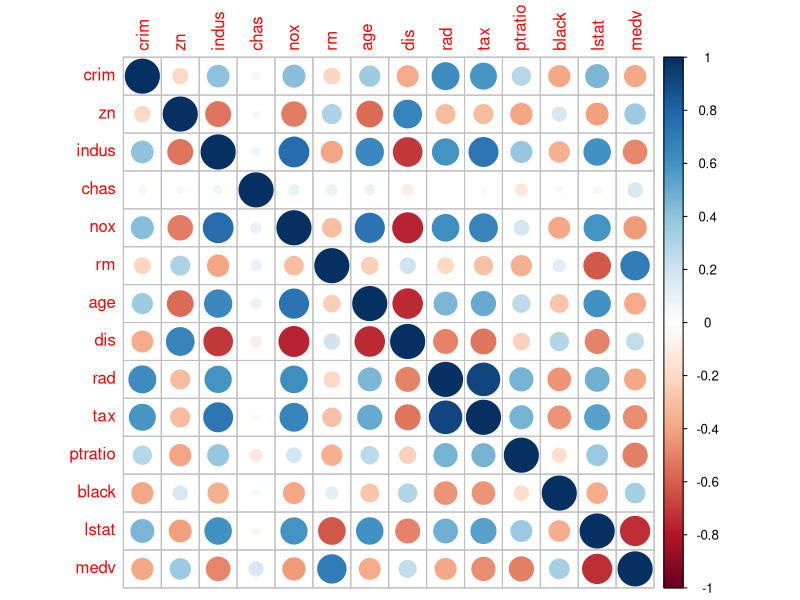
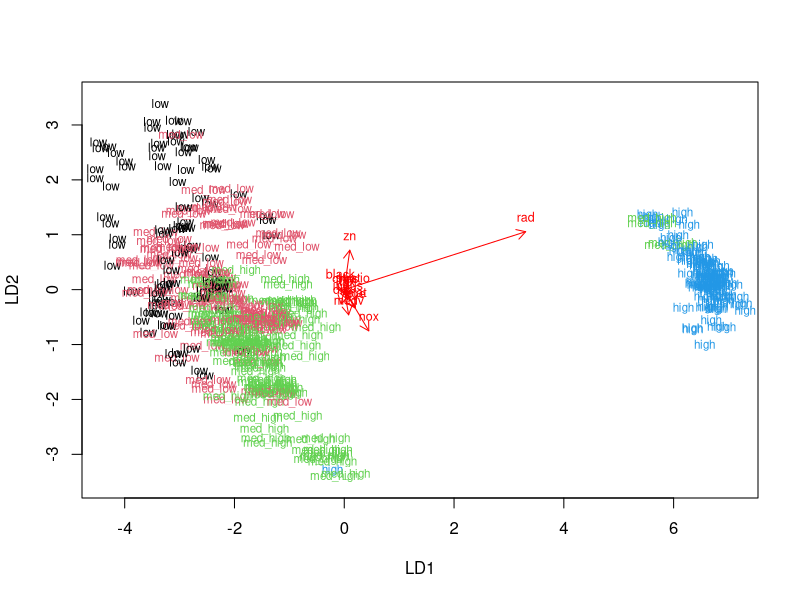
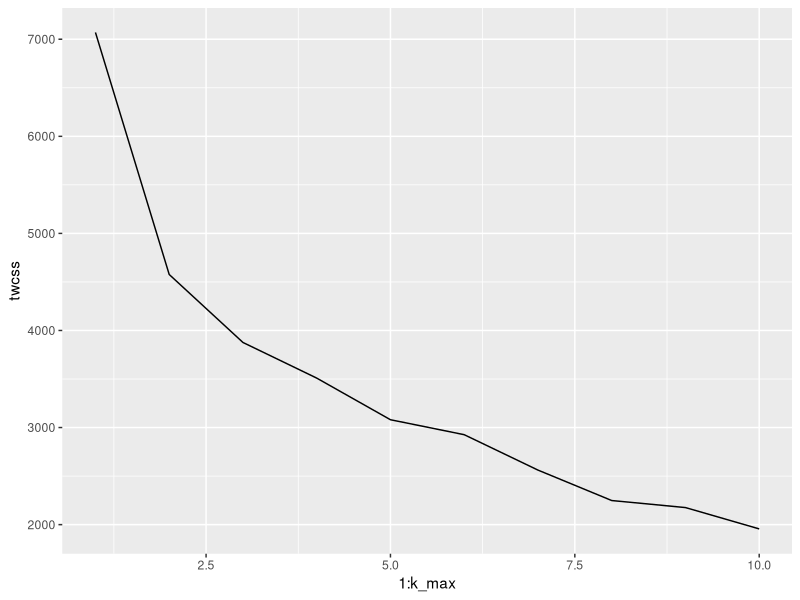
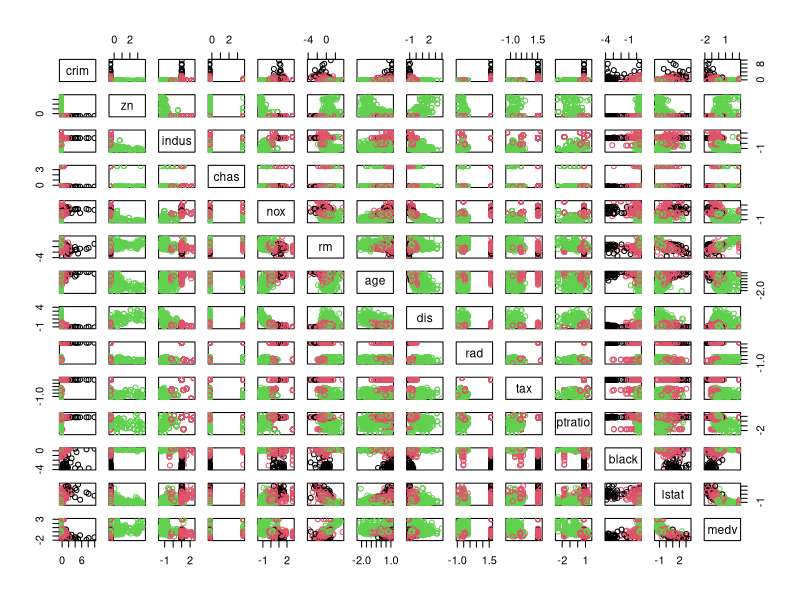

Generate these figures, in order, with R:
## ---- chunk 1
library(tidyverse)
library(psych)
library(corrplot)
library(ggplot2)
## ---- chunk 2
# access the MASS package
library(MASS)
# load the data
data("Boston")
#check the data structure and dimensions
str(Boston)
summary(Boston)
## ---- chunk 3
#descriptives (psych package)
describe(Boston)
# calculate the correlation matrix
cor_matrix <- cor(Boston) 
# visualize the correlation matrix
corrplot(cor_matrix)
## ---- chunk 4
#scale the data
boston_scaled <- as.data.frame(scale(Boston))
describe(boston_scaled)
## ---- chunk 5
#quantiles for crime
bins <- quantile(boston_scaled$crim)

#Make new varibale using the quantile cut points
boston_scaled$crim <- as.numeric(boston_scaled$crim)
crime <- cut(boston_scaled$crim, breaks=bins, labels = c("low", "med_low", "med_high", "high"), include.lowest = TRUE)

#Drop the old crim and add the new crime variable
boston_scaled <- dplyr::select(boston_scaled, -crim)
boston_scaled <- data.frame(boston_scaled, crime)

# choose randomly 80% of the rows
ind <- sample(506,  size = 506 * 0.8)

# create train set
train <- boston_scaled[ind,]

# create test set 
test <- boston_scaled[-ind,]

# save the correct classes from test data
correct_classes <- test$crime

# remove the crime variable from test data
test <- dplyr::select(test, -crime)

#check the new variables
dim(train)
dim(test)
length(correct_classes)
## ---- chunk 6
# Work with the exercise in this chunk, step-by-step. Fix the R code!
# data train is available

# linear discriminant analysis
lda.fit <- lda(crime ~ ., data = train)

# print the lda.fit object
lda.fit

# the function for lda biplot arrows
lda.arrows <- function(x, myscale = 1, arrow_heads = 0.1, color = "red", tex = 0.75, choices = c(1,2)){
  heads <- coef(x)
  graphics::arrows(x0 = 0, y0 = 0, 
         x1 = myscale * heads[,choices[1]], 
         y1 = myscale * heads[,choices[2]], col=color, length = arrow_heads)
  text(myscale * heads[,choices], labels = row.names(heads), 
       cex = tex, col=color, pos=3)
}

# target classes as numeric
classes <- as.numeric(train$crime)

# plot the lda results (select both lines and execute them at the same time!)
plot(lda.fit, dimen = 2, col = classes, pch = classes)
lda.arrows(lda.fit, myscale = 1)

## ---- chunk 7
#use the previous LDA model with the test data
lda.pred <- predict(lda.fit, newdata = test)
#plot the correct classed (separated before) and cross-tabulate
table(correct = correct_classes, predicted = lda.pred$class)
## ---- chunk 8
#reload the data
data("Boston")

#standardize the data
boston_scaled <- as.data.frame(scale(Boston))

#calculate distances
dist_eu <- dist(boston_scaled)

set.seed(54656)

# determine the number of clusters
k_max <- 10

# calculate the total within sum of squares
twcss <- sapply(1:k_max, function(k){kmeans(boston_scaled, k)$tot.withinss})

# visualize the results
qplot(x = 1:k_max, y = twcss, geom = 'line')

## ---- chunk 9
# k-means clustering with two clusters
km <- kmeans(boston_scaled, centers = 3)
# plot the Boston dataset with these clusters
pairs(boston_scaled, col = km$cluster)
